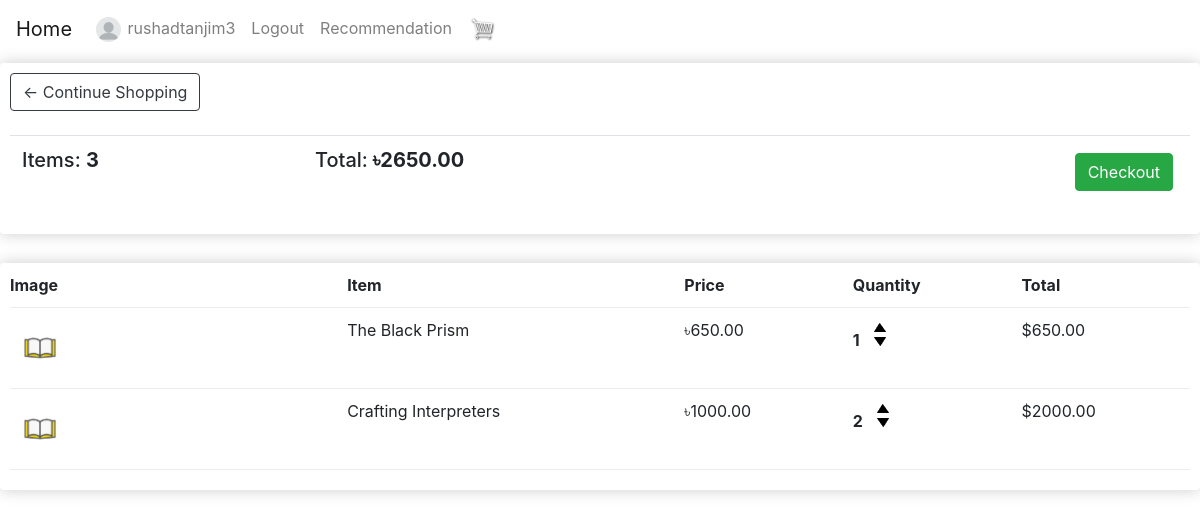
The page /profiles/cart/ (signed in) on the database its author committed.
### profiles/models.py (models this page shows, shortened)
class Profile(models.Model):
    user = models.OneToOneField(User, on_delete=models.CASCADE)
    first_name = models.CharField(max_length=255, blank=True)
    last_name = models.CharField(max_length=255, blank=True)
    city = models.CharField(max_length=200, blank=True)
    profile_pic = models.ImageField(default='default.png', upload_to='profile')

class Order(models.Model):
    profile = models.ForeignKey(
        Profile, on_delete=models.SET_NULL, blank=True, null=True)
    date_ordered = models.DateTimeField(auto_now_add=True)
    completed = models.BooleanField(default=False, null=True)
    transaction_id = models.CharField(max_length=200, null=True, blank=True)
    @ property
    def get_cart_total(self):
        orderitems = self.orderitem_set.all()
        total = sum([item.get_total for item in orderitems])
        return total
    @ property
    def get_cart_items(self):
        orderitems = self.orderitem_set.all()
        total = sum([item.quantity for item in orderitems])
        return total

class OrderItem(models.Model):
    product = models.ForeignKey(
        Product, on_delete=models.SET_NULL, blank=True, null=True)
    order = models.ForeignKey(
        Order, on_delete=models.SET_NULL, blank=True, null=True)
    quantity = models.IntegerField(default=0, null=True, blank=True)
    date_added = models.DateTimeField(auto_now_add=True)
    @ property
    def get_total(self):
        total = self.product.price * self.quantity
        return total

### shop/models.py (models this page shows, shortened)
class Product(models.Model):
    BOOK_GENRES_CHOICES = [
        ('Action', 'Action and adventure'),
        ('Art', 'Art/architecture'),
        ('Alternate history', 'Alternate history'),
        ('Autobiography', 'Autobiography'),
        ('Anthology', 'Anthology'),
        ('Biography', 'Biography'),
        ('Business', 'Business/economics'),
        ('Children', 'Children'),
        ('Crafts/hobbies', 'Crafts/hobbies'),
        ('Classic', 'Classic'),
        ('Cookbook', 'Cookbook'),
        ('Comic book', 'Comic book'),
        ('Diary', 'Diary'),
        ('Dictionary', 'Dictionary'),
        ('Crime', 'Crime'),
        ('Encyclopedia', 'Encyclopedia'),
        ('Drama', 'Drama'),
        ('Fairytale', 'Fairytale'),
        ('Health', 'Health/fitness'),
        ('Fantasy', 'Fantasy'),
        ('History', 'History'),
        ('Graphic novel', 'Graphic novel'),
        ('Home and garden', 'Home and garden'),
        ('Historical fiction', 'Historical fiction'),
        ('Humor', 'Humor'),
        ('Horror', 'Horror'),
        ('Journal', 'Journal'),
        ('Mystery', 'Mystery'),
        ('Math', 'Math'),
        ('Paranormal romance', 'Paranormal romance'),
        ('Memoir', 'Memoir'),
        ('Picture book', 'Picture book'),
        ('Philosophy', 'Philosophy'),
        ('Poetry', 'Poetry'),
        ('Prayer', 'Prayer'),
        ('Political thriller', 'Political thriller'),
        ('Religion', 'Religion, spirituality, and new age'),
        ('Romance', 'Romance'),
        ('Textbook', 'Textbook'),
        ('Satire', 'Satire'),
        ('True crime', 'True crime'),
        ('Science fiction', 'Science fiction'),
        ('Review', 'Review'),
        ('Short story', 'Short story'),
        ('Science', 'Science'),
        ('Suspense', 'Suspense'),
        ('Self help', 'Self help'),
        ('Thriller', 'Thriller'),
        ('Sports and leisure', 'Sports and leisure'),
        ('Western', 'Western'),
        ('Travel', 'Travel'),
        ('Young adult', 'Young adult'),
    ]
    product_name = models.CharField(blank=True, max_length=255)
    price = models.FloatField(blank=True, null=True, default=1)
    digital = models.BooleanField(default=False, null=True, blank=False)
    genres = models.CharField(
        max_length=150, choices=BOOK_GENRES_CHOICES, default='Textbook')
    quantity = models.IntegerField(blank=False, default=1)
    product_pic = models.ImageField(
        default='book-default.jpg', upload_to='product')

### profiles/views.py (the view)
# urls.py: path('cart/', views.cart, name='cart'),
def cart(request):
    if request.user.is_authenticated:
        customer = request.user.profile
        order, created = Order.objects.get_or_create(
            profile=customer, completed=False)
        items = order.orderitem_set.all()
    else:
        items = []
        order = {'get_cart_total': 0, 'get_cart_items': 0}
    data = {'items': items, 'order': order}
    return render(request, 'profiles/cart.html', data)

### profiles/templates/profiles/cart.html
{% extends "profiles/base.html" %}
{% load crispy_forms_tags %}
{% load static %}
{% block content %}
  <div class="row">
    <div class="col-lg-12">
      <div class="box-element">
        <a class="btn btn-outline-dark" href="{% url 'home' %}">&#x2190; Continue Shopping</a
          >
          <br />
          <br />
          <table class="table">
            <tr>
              <th>
                <h5>
                  Items: <strong>{{ order.get_cart_items }}</strong>
                </h5>
              </th>
              <th>
                <h5>
                  Total:<strong>
                  &#2547;{{ order.get_cart_total|floatformat:2 }}</strong
                  >
                </h5>
              </th>
              <th>
                <a style="float: right; margin: 5px"
                   class="btn btn-success"
                   href="{% url 'profiles:checkout' %}">Checkout</a
                  >
                </th>
              </tr>
            </table>
          </div>
          <br />
          <div class="box-element">
            <div class="cart-row">
              <div style="flex: 2">
                <strong>Image</strong>
              </div>
              <div style="flex: 2">
                <strong>Item</strong>
              </div>
              <div style="flex: 1">
                <strong>Price</strong>
              </div>
              <div style="flex: 1">
                <strong>Quantity</strong>
              </div>
              <div style="flex: 1">
                <strong>Total</strong>
              </div>
            </div>
            {% for item in items %}
              <div class="cart-row">
                <div style="flex: 2">
                  <img class="row-image" src="{{ item.product.product_pic.url }}" />
                </div>
                <div style="flex: 2">
                  <p>{{ item.product.product_name }}</p>
                </div>
                <div style="flex: 1">
                  <p>&#2547;{{ item.product.price|floatformat:2 }}</p>
                </div>
                <div style="flex: 1">
                  <p class="quantity">{{ item.quantity }}</p>
                  <div class="quantity">
                    <img data-product="{{ item.product.id }}"
                         data-action="add"
                         class="chg-quantity update-cart"
                         src="{% static 'images/arrow-up.png' %}"/>
                    <img data-product="{{ item.product.id }}"
                         data-action="remove"
                         class="chg-quantity update-cart"
                         src="{% static 'images/arrow-down.png' %}"/>
                  </div>
                </div>
                <div style="flex: 1">
                  <p>${{ item.get_total|floatformat:2 }}</p>
                </div>
              </div>
            {% endfor %}
          </div>
        </div>
      </div>
    {% endblock content %}

### profiles/templates/profiles/base.html (shortened to what this page needs)
<!DOCTYPE html>
{% load static %}
<html lang="en">
    <head>
        <link rel="stylesheet" type="text/css" href="{% static 'css/main.css' %}">
        <link rel="stylesheet"
              type="text/css"
              href="{% static 'css/bootstrap.css' %}">
    </head>
    <body>
        <nav class="navbar navbar-expand-lg bg-steel navbar-light ml-auto">
            <a class="navbar-brand" href="{% url 'home' %}">Home</a>
            <div class="collapse navbar-collapse" id="navbarSupportedContent">
                <ul class="navbar-nav">
                    {% if user.is_authenticated %}
                        <li class="nav-item">
                            <a class="nav-link user-name"
                               data-user="{{ request.user }}"
                               style="display: inline-block;"
                               href="{% url 'profiles:profile' %}">
                                <img class="rounded-circle"
                                     style="width:25px;
                                            margin-right: 2px;"
                                     src="{{ user.profile.profile_pic.url }}">
                                {{ user.username }}
                            </a>
                            <li>
                                <a class="nav-item nav-link" href="{% url 'profiles:logout' %}">Logout</a>
                            </li>
                        </li>
                        <li class="nav-item">
                            <a class="nav-link" href="{% url 'profiles:recommendation' %}">Recommendation</a>
                        </li>
                    {% endif %}
                    <li>
                        <a href="{% url 'profiles:cart' %}">
                            <img style="	width:25px; margin-left: 10px; text-decoration: none; padding-top:8px"
                                 src="{% static 'images/cart.png' %}">
                        </a>
                    </li>
                </ul>
            </div>
        </nav>
        {% block content %}{% endblock %}
    </body>
</html>

### static/css/main.css (style rules this page uses)
.box-element { box-shadow:hsl(0, 0%, 80%) 0 0 16px; background-color: #fff; border-radius: 4px; padding: 10px; margin-top: 5px; }
.chg-quantity { width: 12px; cursor: pointer; display: block; margin-top: 5px; transition:.1s; }
.cart-row { display: flex; align-items: flex-stretch; padding-bottom: 10px; margin-bottom: 10px; border-bottom: 1px solid #ececec; }
.row-image { width: 60px; display:flexbox; }
.quantity { display: inline-block; font-weight: 700; padding-right:10px; }

### rows shown on the page
Order: get_cart_items "3", get_cart_total "2650.00"
OrderItem: product.product_pic (placeholder picture), product.product_name "The Black Prism", product.price "650.00", quantity "1", get_total "650.00"
OrderItem: product.product_pic (placeholder picture), product.product_name "Crafting Interpreters", product.price "1000.00", quantity "2", get_total "2000.00"

### other values the page prints
{{ user.username }} "rushadtanjim3"
